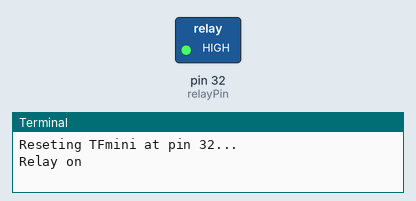
Simulated run of this program. Board: Raspberry Pi (header pin numbers). Parts: switched loads named in the program (green lamp = pin HIGH), the last lines printed to the terminal. At 5.0 s the program stops and its outputs stay as they are.

Above: at 0.1 s.
At 5.1 s:
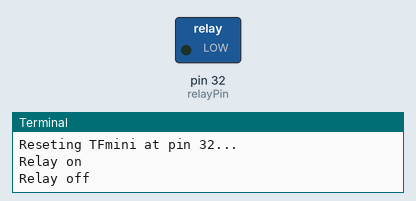
Timing chart, 0 to 6.5 s (numbered marks = the images above):
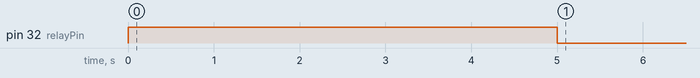

Measured:
- by itself, pin 32 (relayPin): LOW → HIGH at 0.00 s, → LOW 5.0 s later

The program:

ResetSensor.py
```python
import RPi.GPIO as GPIO
import time

relayPin = 32     # define the relayPin

def setup():
    GPIO.setmode(GPIO.BOARD)
    GPIO.setup(relayPin, GPIO.OUT)   # set relayPin to OUTPUT mode

def loop():
    GPIO.output(relayPin,True)
    print ("Relay on")
    time.sleep(5)
    GPIO.output(relayPin,False)
    print ("Relay off")

def destroy():
    GPIO.cleanup()

if __name__ == '__main__':     # Program entrance
    print ('Reseting TFmini at pin '+str(relayPin)+'...')
    setup()
    try:
        loop()
    finally:
        destroy()
```
